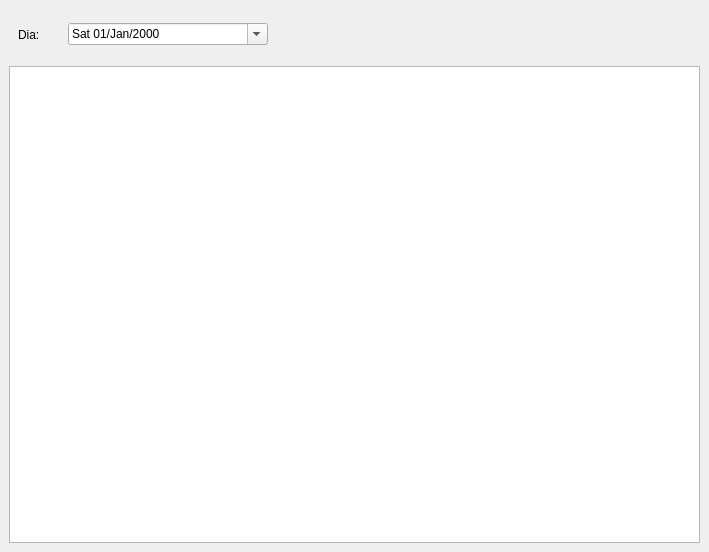
<?xml version="1.0" encoding="UTF-8"?>
<ui version="4.0">
 <class>Dock</class>
 <widget class="QDockWidget" name="Dock">
  <property name="windowModality">
   <enum>Qt::WindowModal</enum>
  </property>
  <property name="geometry">
   <rect>
    <x>0</x>
    <y>0</y>
    <width>709</width>
    <height>552</height>
   </rect>
  </property>
  <property name="windowIcon">
   <iconset resource="../../../res/icons.qrc">
    <normaloff>:/icons/title.png</normaloff>:/icons/title.png</iconset>
  </property>
  <property name="toolTip">
   <string>Últimas Ações</string>
  </property>
  <property name="styleSheet">
   <string notr="true">QDockWidget::title
{
   font-family: &quot;Roboto Lt&quot;;
   font-size: 18pt;
   background: lightgray;
   padding-left: 10px; 
   padding-top: 4px;
}</string>
  </property>
  <property name="features">
   <set>QDockWidget::NoDockWidgetFeatures</set>
  </property>
  <property name="allowedAreas">
   <set>Qt::TopDockWidgetArea</set>
  </property>
  <property name="windowTitle">
   <string>Últimas Ações</string>
  </property>
  <widget class="QWidget" name="dockWidgetContents">
   <layout class="QVBoxLayout" name="verticalLayout_2">
    <item>
     <layout class="QVBoxLayout" name="verticalLayout">
      <item alignment="Qt::AlignLeft">
       <widget class="QWidget" name="widgetLayout" native="true">
        <layout class="QHBoxLayout" name="horizontalLayout" stretch="0,0">
         <property name="spacing">
          <number>0</number>
         </property>
         <property name="sizeConstraint">
          <enum>QLayout::SetFixedSize</enum>
         </property>
         <item alignment="Qt::AlignLeft">
          <widget class="QLabel" name="label">
           <property name="sizePolicy">
            <sizepolicy hsizetype="Fixed" vsizetype="Fixed">
             <horstretch>0</horstretch>
             <verstretch>0</verstretch>
            </sizepolicy>
           </property>
           <property name="minimumSize">
            <size>
             <width>50</width>
             <height>33</height>
            </size>
           </property>
           <property name="maximumSize">
            <size>
             <width>50</width>
             <height>33</height>
            </size>
           </property>
           <property name="baseSize">
            <size>
             <width>50</width>
             <height>33</height>
            </size>
           </property>
           <property name="text">
            <string>Dia:</string>
           </property>
           <property name="scaledContents">
            <bool>false</bool>
           </property>
          </widget>
         </item>
         <item alignment="Qt::AlignLeft">
          <widget class="QDateEdit" name="dateEdit">
           <property name="sizePolicy">
            <sizepolicy hsizetype="Fixed" vsizetype="Fixed">
             <horstretch>0</horstretch>
             <verstretch>0</verstretch>
            </sizepolicy>
           </property>
           <property name="minimumSize">
            <size>
             <width>200</width>
             <height>0</height>
            </size>
           </property>
           <property name="maximumSize">
            <size>
             <width>200</width>
             <height>16777215</height>
            </size>
           </property>
           <property name="currentSection">
            <enum>QDateTimeEdit::DaySection</enum>
           </property>
           <property name="displayFormat">
            <string>ddd dd/MMM/yyyy</string>
           </property>
           <property name="calendarPopup">
            <bool>true</bool>
           </property>
           <property name="timeSpec">
            <enum>Qt::LocalTime</enum>
           </property>
          </widget>
         </item>
        </layout>
       </widget>
      </item>
      <item>
       <widget class="QTableView" name="tableView">
        <property name="alternatingRowColors">
         <bool>true</bool>
        </property>
        <property name="selectionMode">
         <enum>QAbstractItemView::SingleSelection</enum>
        </property>
        <property name="selectionBehavior">
         <enum>QAbstractItemView::SelectRows</enum>
        </property>
       </widget>
      </item>
     </layout>
    </item>
   </layout>
  </widget>
 </widget>
 <resources>
  <include location="../../../res/icons.qrc"/>
 </resources>
 <connections/>
</ui>
